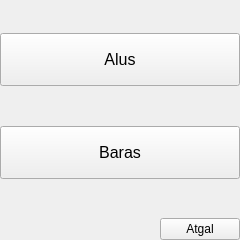
<?xml version="1.0" encoding="UTF-8"?>
<ui version="4.0">
 <class>FeelingThirsty</class>
 <widget class="QWidget" name="FeelingThirsty">
  <property name="geometry">
   <rect>
    <x>0</x>
    <y>0</y>
    <width>240</width>
    <height>240</height>
   </rect>
  </property>
  <property name="sizePolicy">
   <sizepolicy hsizetype="Expanding" vsizetype="Expanding">
    <horstretch>0</horstretch>
    <verstretch>0</verstretch>
   </sizepolicy>
  </property>
  <property name="windowTitle">
   <string>Ištroškau</string>
  </property>
  <layout class="QVBoxLayout" name="verticalLayout" stretch="5,8,5,8,5,2">
   <property name="margin">
    <number>0</number>
   </property>
   <item>
    <spacer name="verticalSpacer_3">
     <property name="orientation">
      <enum>Qt::Vertical</enum>
     </property>
     <property name="sizeHint" stdset="0">
      <size>
       <width>20</width>
       <height>40</height>
      </size>
     </property>
    </spacer>
   </item>
   <item>
    <widget class="QPushButton" name="btnBeer">
     <property name="sizePolicy">
      <sizepolicy hsizetype="Preferred" vsizetype="Preferred">
       <horstretch>0</horstretch>
       <verstretch>0</verstretch>
      </sizepolicy>
     </property>
     <property name="palette">
      <palette>
       <active/>
       <inactive/>
       <disabled/>
      </palette>
     </property>
     <property name="font">
      <font>
       <pointsize>12</pointsize>
      </font>
     </property>
     <property name="styleSheet">
      <string notr="true">#btnBeer {
border-image:url(:/images/lucky.png)
}</string>
     </property>
     <property name="text">
      <string>Alus</string>
     </property>
     <property name="icon">
      <iconset resource="Beers.qrc">
       <normaloff>:/brands/brand_default.png</normaloff>:/brands/brand_default.png</iconset>
     </property>
    </widget>
   </item>
   <item>
    <spacer name="verticalSpacer_2">
     <property name="orientation">
      <enum>Qt::Vertical</enum>
     </property>
     <property name="sizeHint" stdset="0">
      <size>
       <width>20</width>
       <height>40</height>
      </size>
     </property>
    </spacer>
   </item>
   <item>
    <widget class="QPushButton" name="btnPub">
     <property name="sizePolicy">
      <sizepolicy hsizetype="Expanding" vsizetype="Expanding">
       <horstretch>0</horstretch>
       <verstretch>0</verstretch>
      </sizepolicy>
     </property>
     <property name="palette">
      <palette>
       <active/>
       <inactive/>
       <disabled/>
      </palette>
     </property>
     <property name="font">
      <font>
       <pointsize>12</pointsize>
      </font>
     </property>
     <property name="styleSheet">
      <string notr="true">#btnPub {
border-image:url(:/images/lucky.png)
}</string>
     </property>
     <property name="text">
      <string>Baras</string>
     </property>
    </widget>
   </item>
   <item>
    <spacer name="verticalSpacer">
     <property name="orientation">
      <enum>Qt::Vertical</enum>
     </property>
     <property name="sizeHint" stdset="0">
      <size>
       <width>20</width>
       <height>40</height>
      </size>
     </property>
    </spacer>
   </item>
   <item>
    <layout class="QHBoxLayout" name="horizontalLayout" stretch="8,4">
     <item>
      <spacer name="horizontalSpacer">
       <property name="orientation">
        <enum>Qt::Horizontal</enum>
       </property>
       <property name="sizeHint" stdset="0">
        <size>
         <width>40</width>
         <height>20</height>
        </size>
       </property>
      </spacer>
     </item>
     <item>
      <widget class="QPushButton" name="btnBack">
       <property name="sizePolicy">
        <sizepolicy hsizetype="Minimum" vsizetype="Minimum">
         <horstretch>0</horstretch>
         <verstretch>10</verstretch>
        </sizepolicy>
       </property>
       <property name="styleSheet">
        <string notr="true">
#btnBack{
border-image:url(:/images/batonas.png);
}</string>
       </property>
       <property name="text">
        <string>Atgal</string>
       </property>
      </widget>
     </item>
    </layout>
   </item>
  </layout>
 </widget>
 <resources>
  <include location="Beers.qrc"/>
 </resources>
 <connections/>
</ui>
